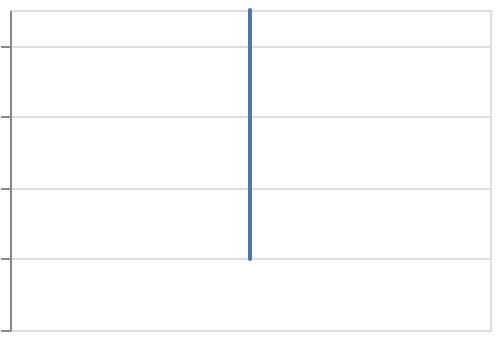

This figure's Vega-Lite source:
### Vega-Lite specification from a JSON file in a GitHub repository (floating-point values rounded to 4 significant figures)
{"$schema": "https://vega.github.io/schema/vega-lite/v6.json", "padding": 5, "autosize": "none", "width": 240, "height": 160, "data": {"name": "table", "values": [{"c": "A", "g": "p", "x": 1, "y": 2, "v": 5, "t": "2024-01-15", "o": {"v": 3}, "IMDB Rating": 6.1, "d": "x1"}, {"c": "B", "g": "q", "x": 2, "y": 4, "v": 9, "t": "2024-02-20", "o": {"v": 7}, "IMDB Rating": 7.4, "d": "x2"}, {"c": "A", "g": "q", "x": 3, "y": 3, "v": 2, "t": "2024-03-05", "o": {"v": 1}, "IMDB Rating": 5.2, "d": "x1"}, {"c": "C", "g": "p", "x": 4, "y": 6, "v": 7, "t": "2024-05-30", "o": {"v": 4}, "IMDB Rating": 8.8, "d": "x3"}, {"c": "B", "g": "p", "x": 5, "y": 5, "v": 4, "t": "2024-07-11", "o": {"v": 9}, "IMDB Rating": 6.9, "d": "x2"}, {"c": "C", "g": "q", "x": 6, "y": 8, "v": 6, "t": "2024-09-02", "o": {"v": 2}, "IMDB Rating": 7.7, "d": "x3"}, {"c": "A", "g": "p", "x": 7, "y": 7, "v": 8, "t": "2024-11-25", "o": {"v": 5}, "IMDB Rating": 4.4, "d": "x1"}, {"c": "B", "g": "q", "x": 8, "y": 9, "v": 3, "t": "2024-12-31", "o": {"v": 8}, "IMDB Rating": 9.1, "d": "x2"}]}, "mark": "trail", "encoding": {"y": {"field": "y", "type": "quantitative"}}}
